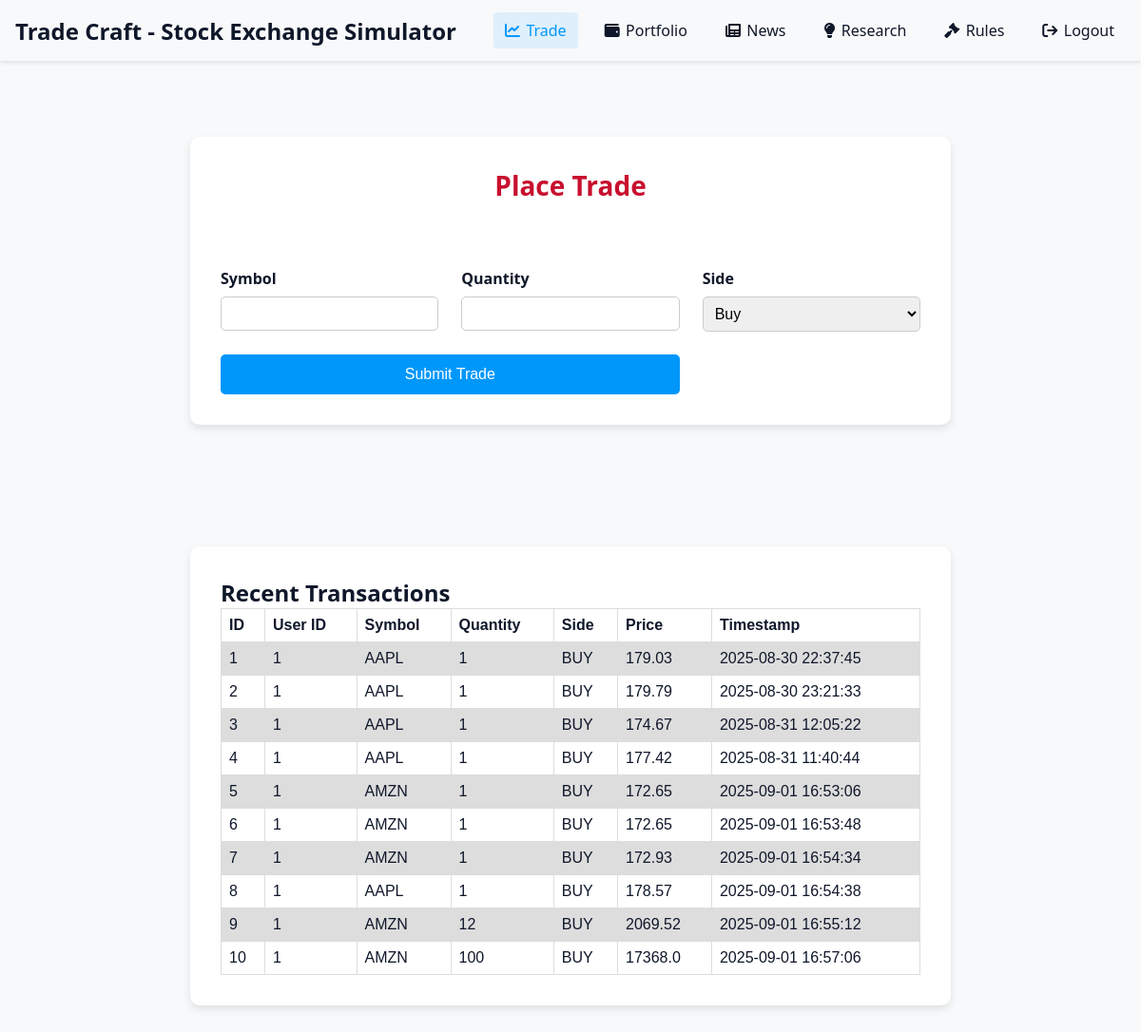
The app's page /trading (signed in) with its own data.
### tables this page shows
CREATE TABLE transactions(
            id INTEGER PRIMARY KEY AUTOINCREMENT,
            user_id INTEGER NOT NULL,
            symbol TEXT NOT NULL,
            qty INTEGER NOT NULL,
            side TEXT NOT NULL,
            price REAL NOT NULL,
            timestamp DATETIME DEFAULT CURRENT_TIMESTAMP,
            FOREIGN KEY(user_id) REFERENCES users(id) ON DELETE CASCADE
        );

### app.py (the view, shortened to what this page needs)
@app.route('/trading', methods=['GET', 'POST'])
def trade():
    if 'user_id' not in session:
        flash("Please log in first.", "error")
        return redirect(url_for('login'))
    with sqlite3.connect('tradecraft.db') as conn:
        cursor = conn.cursor()
        cursor.execute("SELECT * FROM transactions WHERE user_id = ?", (session['user_id'],))
        transactions = cursor.fetchall()
        print(transactions)
    headings = ("ID", "User ID", "Symbol", "Quantity", "Side", "Price", "Timestamp")
    return render_template('trade.html', headings=headings, data=transactions)

### templates/trade.html (shortened to what this page needs)
<!DOCTYPE html>
<html lang="en">
<head>
    <link href="https://cdnjs.cloudflare.com/ajax/libs/font-awesome/6.0.0/css/all.min.css" rel="stylesheet">
</head>
<body>
  <nav>
    <div class="nav-container">
      <h1 class="logo">Trade Craft - Stock Exchange Simulator</h1>
      <div class="nav-links">
        <a href="/trading" class="nav-link active"><i class="fas fa-chart-line"></i> Trade</a>
        <a href="/Portfolio" class="nav-link"><i class="fas fa-wallet"></i> Portfolio</a>
        <a href="/News" class="nav-link"><i class="fas fa-newspaper"></i> News</a>
        <a href="/research" class="nav-link"><i class="fas fa-lightbulb"></i> Research</a>
        <a href="/rules" class="nav-link"><i class="fa fa-gavel"></i> Rules</a>
        <a href="/logout" class="nav-link"><i class="fa fa-sign-out"></i> Logout</a>
      </div>
    </div>
  </nav>
  <div class="container">
    <div class="card">
      <h1>Place Trade</h1>
<br>
<br>
      <form method="post" action="{{ url_for('trade') }}">
        <div>
          <label>Symbol</label>
          <input name="symbol" type="text" required />
        </div>
        <div>
          <label>Quantity</label>
          <input name="qty" type="number" min="1" step="1" required>
        </div>
        <div>
          <label>Side</label>
          <select name="side" required>
            <option value="BUY">Buy</option>
          </select>
        </div>
        <button type="submit">Submit Trade</button>
      </form>
    </div>
  </div>
<div class="container">
  <div class="card">
  <h2>Recent Transactions</h2>
<table class="table">
                                                              <tr>
                                                                    {% for header in headings %}
                                                          <th>{{ header }}</th>
                                                        {% endfor %}
                                                  </tr>
                                    {% for row in data %}
                              <tr>
                          {% for cell in row %}
                    <td>{{ cell }}</td>
                {% endfor %}
            </tr>
          {% endfor %}
        </table>
</div>
</div>
</body>
</html>

### templates/trade.html (style rules this page uses)
:root { --primary: #0097FB; --foreground: #0f172a; --muted: #F8F9FA; --card-bg: #ffffff; --accent: #C8102E; }
* { margin: 0; padding: 0; box-sizing: border-box; }
body { font-family: 'Segoe UI', Tahoma, Geneva, Verdana, sans-serif; background-color: var(--muted); color: var(--foreground); }
nav { position: sticky; top: 0; -color: #fff; z-index: 10; box-shadow: 0 2px 4px rgba(0,0,0,0.1); }
.nav-container { max-width: 1200px; margin: 0 auto; padding: 0 1rem; display: flex; justify-content: space-between; align-items: center; height: 4rem; }
.logo { font-size: 1.5rem; font-weight: bold; color: var(--foreground); }
.nav-links { display: flex; gap: 1rem; }
.nav-link { display: flex; align-items: center; gap: 0.4rem; color: var(--foreground); font-weight: 500; text-decoration: none; padding: 0.5rem 0.75rem; border-radius: 0.25rem; transition: background-color 0.2s; }
.nav-link.active { color: var(--primary); background-color: rgba(0, 151, 251, 0.1); }
.container { max-width: 1200px; margin: 2rem auto; padding: 1rem; }
.card { background-color: var(--card-bg); padding: 2rem; margin: 2rem auto; max-width: 800px; border-radius: 10px; box-shadow: 0 4px 8px rgba(0,0,0,0.1); }
.card h1 { margin-bottom: 1.5rem; font-size: 1.75rem; color: var(--accent); text-align: center; }
form { display: grid; grid-template-columns: repeat(auto-fit, minmax(200px, 1fr)); gap: 1.5rem; }
label { display: block; margin-bottom: 0.5rem; font-weight: 600; }
input, select { width: 100%; padding: 0.5rem; border: 1px solid #ccc; border-radius: 5px; font-size: 1rem; }
button { grid-column: span 2; padding: 0.75rem; background-color: var(--primary); color: white; border: none; border-radius: 5px; font-size: 1rem; cursor: pointer; transition: background-color 0.3s; }
table { font-family: arial, sans-serif; border-collapse: collapse; width: 100%; }
td, th { border: 1px solid #dddddd; text-align: left; padding: 8px; }
tr:nth-child(even) { background-color: #dddddd; }

### records on screen
transactions: row "1" "1" "1", symbol "AAPL", side "BUY", price "179.03", timestamp "2025-08-30 22:37:45"
transactions: row "2" "1" "1", symbol "AAPL", side "BUY", price "179.79", timestamp "2025-08-30 23:21:33"
transactions: row "3" "1" "1", symbol "AAPL", side "BUY", price "174.67", timestamp "2025-08-31 12:05:22"
transactions: row "4" "1" "1", symbol "AAPL", side "BUY", price "177.42", timestamp "2025-08-31 11:40:44"
transactions: row "5" "1" "1", symbol "AMZN", side "BUY", price "172.65", timestamp "2025-09-01 16:53:06"
transactions: row "6" "1" "1", symbol "AMZN", side "BUY", price "172.65", timestamp "2025-09-01 16:53:48"
transactions: row "7" "1" "1", symbol "AMZN", side "BUY", price "172.93", timestamp "2025-09-01 16:54:34"
transactions: row "8" "1" "1", symbol "AAPL", side "BUY", price "178.57", timestamp "2025-09-01 16:54:38"
transactions: row "9" "1" "12", symbol "AMZN", side "BUY", price "2069.52", timestamp "2025-09-01 16:55:12"
transactions: row "10" "1" "100", symbol "AMZN", side "BUY", price "17368.0", timestamp "2025-09-01 16:57:06"

### other values on screen
{{ header }} "ID" "User ID" "Symbol" "Quantity" "Side" "Price" "Timestamp"
